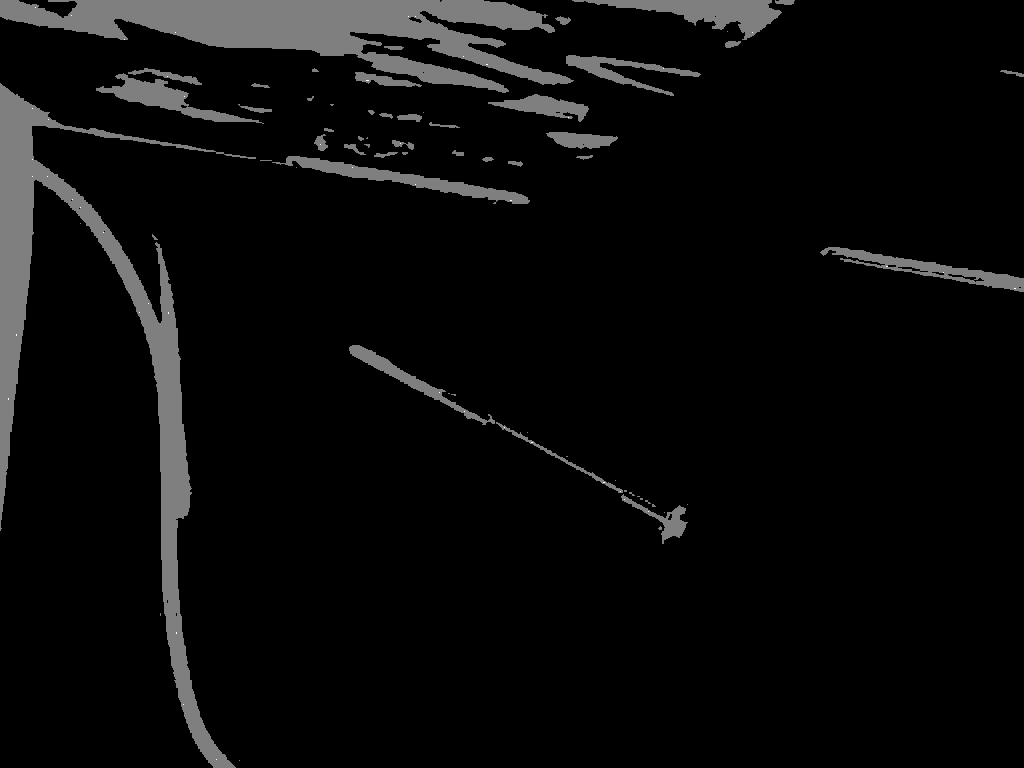
#> input picture analyse_visual_input/python_tests/bw_image1.jpg, 1024 x 768 px
$ python -i test_opencv_capture.py   (imports and definitions only)
#> lines starting #> are read from the running program, lines starting #| are printed output that depends on the picture; after the words box and inside, x2 and y2 are one past the last pixel; in counts of white or black regions, pixels touching at a corner belong together
#> further down, picture is the input picture: shape (768, 1024); min 0, max 2, mean 0.0846
from picamera.array import PiRGBArray
from picamera import PiCamera
import cv2
import time

def apply_thresh(img):
    img_not = cv2.bitwise_not(img)
    (thresh, im_bw) = cv2.threshold(img_not, 128, 255, cv2.THRESH_BINARY | cv2.THRESH_OTSU)
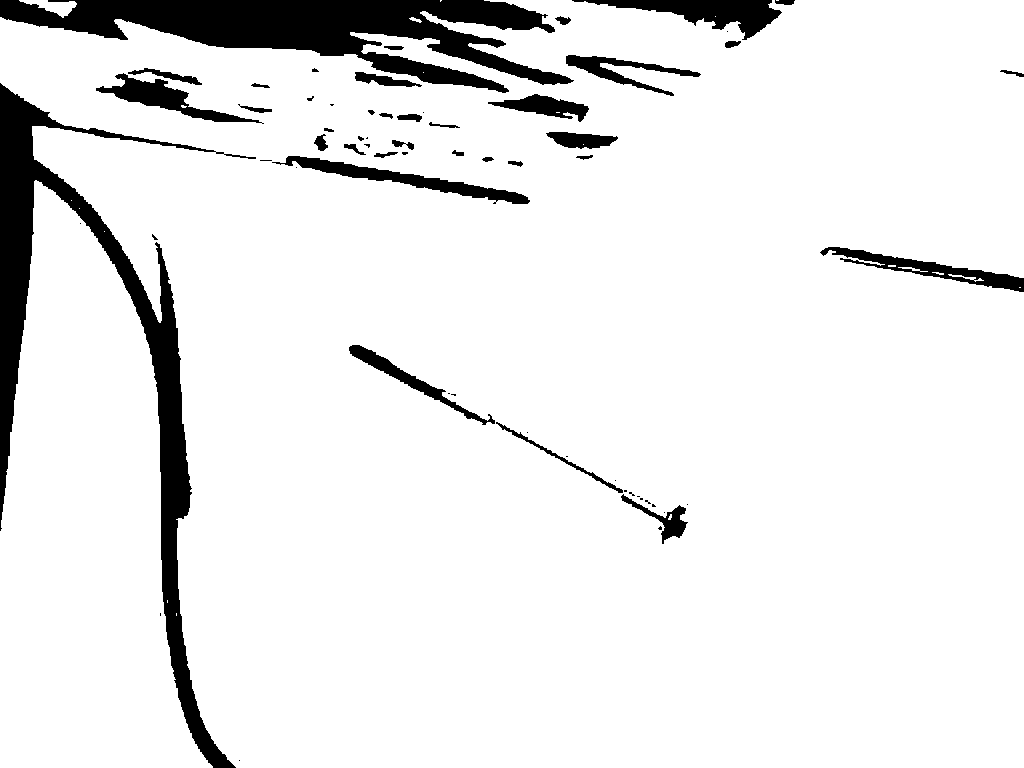
#> im_bw: shape (768, 1024); 91.5% white; 63 black regions (29 under 20 px), largest, box (x1, y1, x2, y2) and area: (0, 83, 256, 768) 24103, (0, 0, 574, 93) 23074, (572, 0, 782, 40) 3255
#> thresh = 254
    print(thresh)
#| 254.0
    im_bw = cv2.threshold(img_not, 200, 1, cv2.THRESH_BINARY)[1]
#> im_bw: shape (768, 1024); every value is 1
    return im_bw

# [1 line that did not run here, left out]
# [1 line that did not run here, left out]
#camera.zoom = (0.25, 0.25, 1.0, 1.0)

# [1 line that did not run here, left out]
# [1 line that did not run here, left out]

pictures = []

display_window = cv2.namedWindow("Faces")

# [25 lines not run here, left out]

>>> import cv2
>>> picture = cv2.imread('bw_image1.jpg', cv2.IMREAD_GRAYSCALE)
>>> result = apply_thresh(picture)

$ run again, on analyse_visual_input/python_tests/circle.jpg
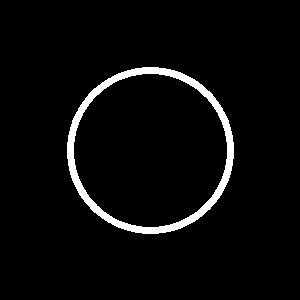
#> input picture analyse_visual_input/python_tests/circle.jpg, 300 x 300 px
#> picture is the input picture: shape (300, 300); min 0, max 255, mean 10
#> in apply_thresh, `img_not = cv2.bitwise_not(img)`:
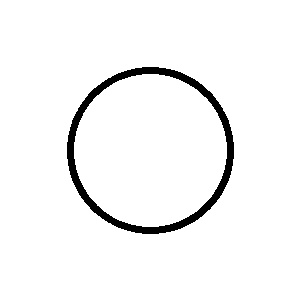
#> img_not: shape (300, 300); min 0, max 255, mean 245
#> thresh = 7
#| 7.0
